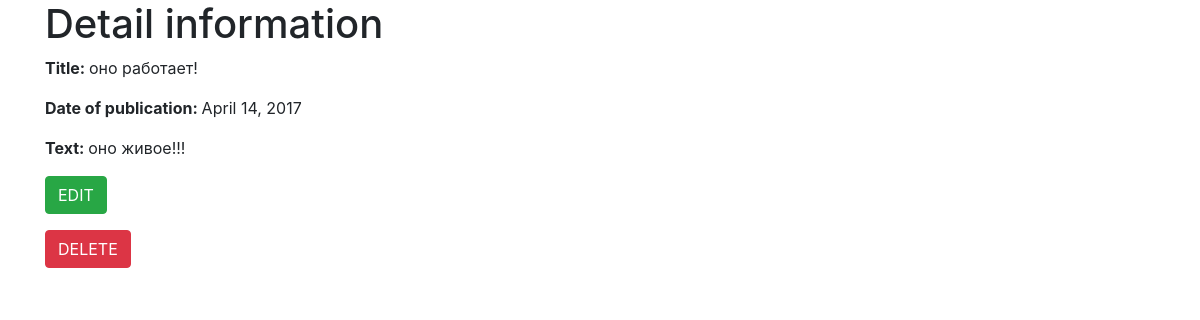
/polls/detail/7/, run on the app's committed database.
### polls/models.py (models this page shows, shortened)
class Post(models.Model):
    title = models.CharField(max_length=50)
    text = models.CharField(max_length=1000)
    date_of_publication = models.DateField()

### polls/views.py (the view)
# urls.py: url(r'^detail/(\d+)/$', views.detail, name='detail'),
def detail(request, text_id):
    post = get_object_or_404(Post, pk=text_id)
    return render(request, 'polls/detail.html',{'post':post})

### polls/templates/polls/detail.html (shortened to what this page needs)
<!DOCTYPE html>
<html lang="en">
<head>
    <link href="/node_modules/bootstrap/dist/css/bootstrap.css" rel="stylesheet">
</head>
<body>
    <div class="container">
    <div class="page-header">
        <h1>Detail information</h1>
    </div>
    <p><strong>Title: </strong>{{ post.title }}</p>
    <p><strong>Date of publication: </strong>{{ post.date_of_publication }}</p>
    <p><strong>Text: </strong>{{ post.text }}</p>
        <form action="/polls/edit/{{ post.id }}/">
            <button type="submit" class="btn btn-success"> EDIT </button>
        </form>
        <form action="{% url 'polls:delete' post.id %}">
         <button type="submit" class="btn btn-danger"> DELETE </button>
        </form>
    </div>
</body>
</html>

### data on the page
Post: title "оно работает!", date_of_publication "April 14, 2017", text "оно живое!!!"
